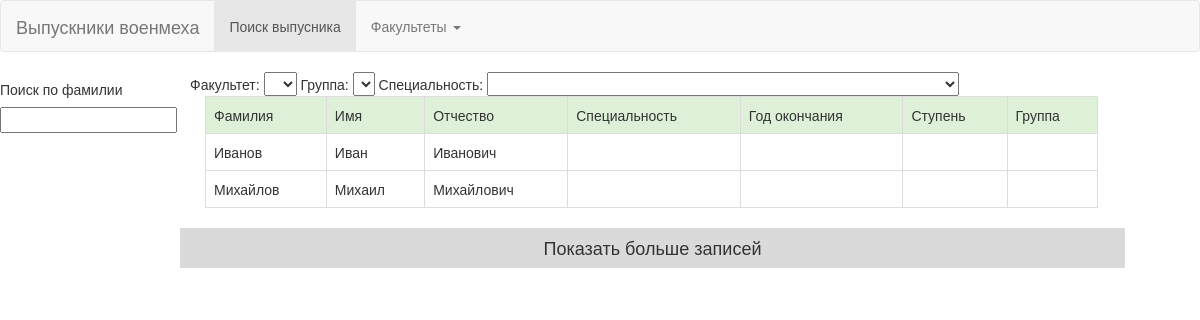
/, run on an earlier commit of the app's database.
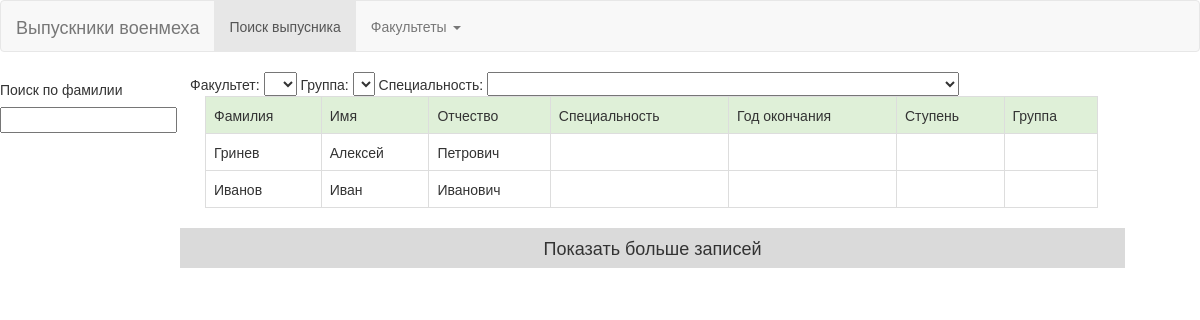
And on a later commit of the database.
### graduates/models.py (models this page shows, shortened)
class Graduate(models.Model):
    graduate_surname = models.CharField(max_length=100)         # Фамилия
    graduate_name = models.CharField(max_length=100)            # Имя
    graduate_patronymic = models.CharField(max_length=100, blank=True, )      # Отчество
    graduate_birthdate = models.DateField()                     # Дата рождения
    graduate_address = models.TextField(default="", blank=True)             # Место проживания
    graduate_workplace = models.CharField(max_length=100, blank=True)
    graduate_science_work = models.TextField(blank=True)
    graduate_diploma_theme = models.CharField(max_length=100, blank=True)
    graduate_kaf = models.ForeignKey(Kaf)
    graduate_faculty = models.ForeignKey(Faculty)
    graduate_group = models.ForeignKey(Group)
    class Meta:
        verbose_name = 'Выпускник'
        verbose_name_plural = 'Выпускники'
        ordering = ["graduate_surname"]

### graduates/views.py (the view)
# urls.py: url(r'^', include('graduates.urls')),
def graduates(request):
    graduates = Graduate.objects.all()
    faculties = Faculty.objects.all()
    specs = Speciality.objects.all()
    groups = Group.objects.all()
    return render_to_response('graduates.html', {'graduates': graduates[:2],
                                                 'faculties': faculties,
                                                 'groups': groups,
                                                 'specs' : specs
                                                })

### graduates/templates/graduates.html (shortened to what this page needs)
{% extends 'main.html' %}
{% load staticfiles %}
{% block graduate %}
        <div class="row">
            <div class="col-md-2">
                <h5>Поиск по фамилии</h5>
                <input type="text" id="search" name="search"/>
            </div>
            Факультет:
            <select class="target" id="filter_faculty">
                <option value="none" selected="none"></option>
                {% for faculty in faculties %}
                    <option value="{{ faculty.faculty_code }}">{{ faculty.faculty_code }}</option>
                {% endfor %}
            </select>
            Группа:
            <select class="target" id="filter_group">
                <option value = "none" selected = "none"></option>
            </select>
            Специальность:
            <select class="target" id="filter_speciality">
                <option value = "none" selected = "none"></option>
                {% for spec in specs %}
                    {%  if spec.speciality_name == last_selected %}
                        <option value="{{ spec.speciality_name }}" {{ selected }}>{{ spec.speciality_name }}</option>
                    {% else %}
                        <option value="{{ spec.speciality_name }}">{{ spec.speciality_name }}</option>
                    {% endif %}
                {% endfor %}
            </select>
            <div id="search_faculty_results">
                <div class="col-md-9">
                    <table class="table table-bordered">
                        <tr class="success">
                            <td>Фамилия</td>
                            <td>Имя</td>
                            <td>Отчество</td>
                            <td>Специальность</td>
                            <td>Год окончания</td>
                            <td>Ступень</td>
                            <td>Группа</td>
                        </tr>
                        {% for graduate in graduates %}
                            <tr class="tr-grad" onclick='return location.href ="get_graduate_description/{{ graduate.id }}"'>
                                <td>{{ graduate.graduate_surname }}</td>
                                <td>{{ graduate.graduate_name }} </td>
                                <td>{{ graduate.graduate_patronymic }}</td>
                                <td>{{ graduate.graduate_group.group_speciality.speciality_name }}</td>
                                <td>{{ graduate.graduate_group.group_end_year  }}</td>
                                <td>{{ graduate.graduate_group.group_degree  }}</td>
                                <td>{{ graduate.graduate_group.group_number  }}</td>
                            </tr>
                        {% endfor %}
                    </table>
                </div>
            </div>
            <div class="row">
                <div class = "col-md-9 col-md-offset-2 div-expand" id="expand">
                    <h4>Показать больше записей</h4>
                </div>
            </div>
        </div>
{% endblock %}

What changed in the data, as far as the page shows it:
no longer on this page (row unchanged): Graduate: graduate_surname "Михайлов", graduate_name "Михаил", graduate_patronymic "Михайлович"
added Graduate: graduate_surname "Гринев", graduate_name "Алексей", graduate_patronymic "Петрович"
